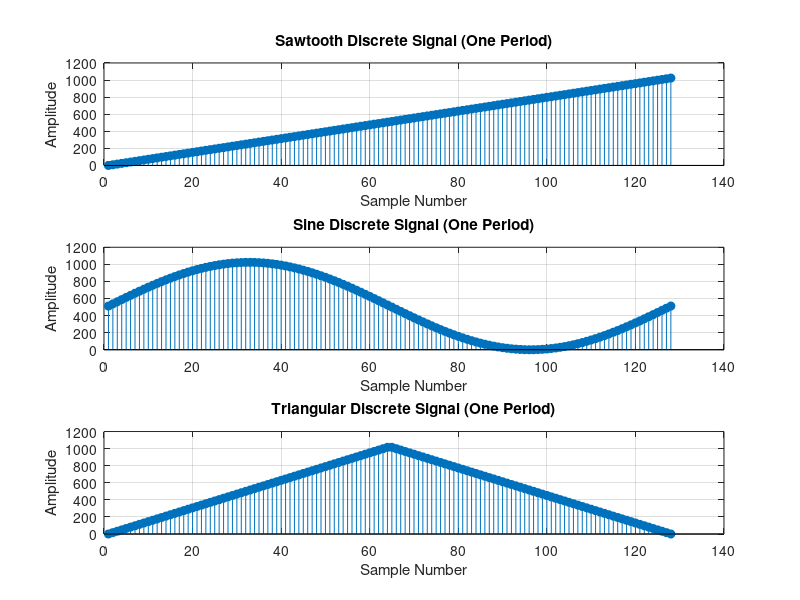

The MATLAB script that drew this image:
% Number of samples per period
n_values = 128;

% Time vector for one period
t = linspace(0, 1, n_values);

% Generate the sawtooth signal
sawtooth_signal = mod(linspace(0, 1023, n_values), 1024);

% Generate the sine signal
sine_wave = 511.5 * (1 + sin(2 * pi * t));  % Scale and shift to range [0, 1023]

% Generate the triangular signal
triangular_wave = 1023 * (2 * abs(t - floor(t + 0.5)));

% Plot the signals for one period
figure;

subplot(3,1,1);
stem(sawtooth_signal, 'filled');
title('Sawtooth Discrete Signal (One Period)');
xlabel('Sample Number');
ylabel('Amplitude');
grid on;

subplot(3,1,2);
stem(sine_wave, 'filled');
title('Sine Discrete Signal (One Period)');
xlabel('Sample Number');
ylabel('Amplitude');
grid on;

subplot(3,1,3);
stem(triangular_wave, 'filled');
title('Triangular Discrete Signal (One Period)');
xlabel('Sample Number');
ylabel('Amplitude');
grid on;

% Output LUT values in a format suitable for C arrays
fprintf('uint32_t saw_LUT[%d] = {', n_values);
fprintf('%u, ', round(sawtooth_signal));
fprintf('};\n');

fprintf('uint32_t sine_LUT[%d] = {', n_values);
fprintf('%u, ', round(sine_wave));
fprintf('};\n');

fprintf('uint32_t triangle_LUT[%d] = {', n_values);
fprintf('%u, ', round(triangular_wave));
fprintf('};\n');
